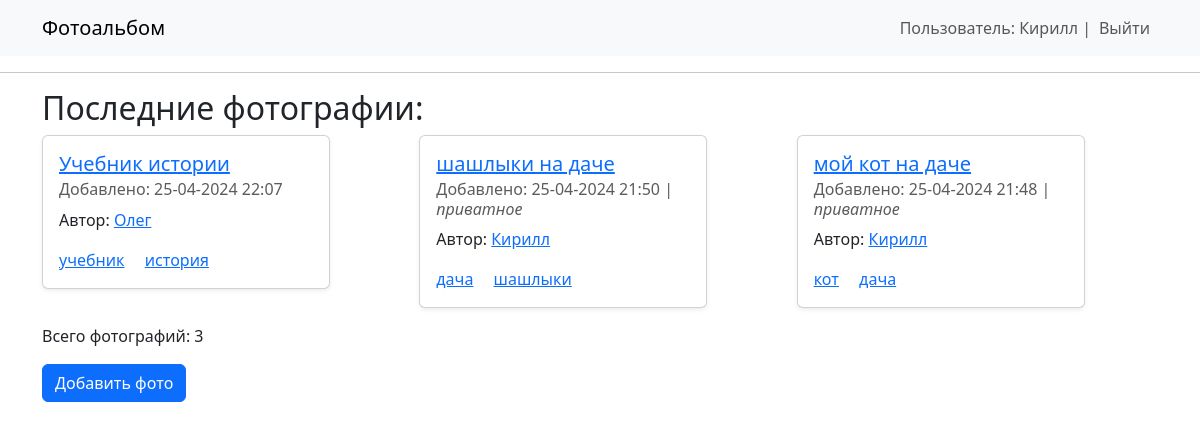
The page / (signed in) on the database its author committed.
### models.py (models this page shows, shortened)
class User(UserMixin, SqlAlchemyBase):
    __tablename__ = 'users'
    id = sqlalchemy.Column(sqlalchemy.Integer, primary_key=True, autoincrement=True)
    username = sqlalchemy.Column(sqlalchemy.String, nullable=True)
    login = sqlalchemy.Column(sqlalchemy.String, index=True, unique=True)
    password = sqlalchemy.Column(sqlalchemy.String, nullable=True)
    created_dt = sqlalchemy.Column(sqlalchemy.DateTime, default=datetime.datetime.now)
    photos = orm.relationship("Photo", back_populates='user')

class Photo(SqlAlchemyBase):
    __tablename__ = 'photos'
    id = sqlalchemy.Column(sqlalchemy.Integer, primary_key=True, autoincrement=True)
    content = sqlalchemy.Column(sqlalchemy.BLOB)
    title = sqlalchemy.Column(sqlalchemy.String, nullable=True)
    created_dt = sqlalchemy.Column(sqlalchemy.DateTime, default=datetime.datetime.now)
    is_private = sqlalchemy.Column(sqlalchemy.Boolean, default=True)
    user_id = sqlalchemy.Column(sqlalchemy.Integer, sqlalchemy.ForeignKey("users.id"))
    user = orm.relationship('User')
    tags = orm.relationship('Tag', secondary="photos_tags", backref="photos")

class Tag(SqlAlchemyBase):
    __tablename__ = 'tags'
    id = sqlalchemy.Column(sqlalchemy.Integer, primary_key=True, autoincrement=True)
    name = sqlalchemy.Column(sqlalchemy.String, index=True)

### app.py (the view)
@app.route('/')
def index():
    s = db_session.create_session()
    q = s.query(models.Photo)
    if not current_user.is_authenticated:
        q = q.filter(models.Photo.is_private.is_(False))
    photos = q.order_by(
        models.Photo.created_dt.desc()).limit(10).all()
    return render_template('index.html', photos=photos)

### app.py (called while the page is built)
@lm.user_loader
def load_user(id):
    s = db_session.create_session()
    return s.get(models.User, int(id))

### db_session.py (called while the page is built)
def create_session() -> Session:
    global __factory
    return __factory()

### templates/index.html
{% extends "base.html" %}
{% block content %}
<h2>Последние фотографии:</h2>
<div class="row row-cols-1 row-cols-sm-2 row-cols-md-3 g-3">
    {% for p in photos %}
    <div class="col">
        <div class="card mb-3 shadow-sm" style="max-width: 18rem;">
            <div class="card-body">
                <h5 class="card-title">
                    <a href="{{ url_for('photo', id=p.id) }}">{{ p.title }}</a>
                </h5>
                <h6 class="card-subtitle mb-2 text-body-secondary">
                    Добавлено: {{ p.created_dt.strftime('%d-%m-%Y %H:%M') }}
                    {% if p.is_private %} | <i> приватное </i>
                    {% endif %}
                </h6>
                <p class="card-text">
                    Автор: <a href="{{ url_for('photo_from_user', login=p.user.login) }}">{{ p.user.username }}</a>
                </p>
                {% for tag in p.tags %}
                <a href="{{ url_for('tags', tag=tag.name) }}" class="card-link">{{ tag.name }}</a>
                {% endfor %}
            </div>
        </div>
    </div>
    {% endfor %}
</div>
<p>Всего фотографий: {{ photos | length }}</p>
<div>
    <p>
        <a class="btn btn-primary" href="{{ url_for('photo_add') }}">Добавить фото</a>
    </p>
</div>
{% endblock %}

### templates/base.html (shortened to what this page needs)
<!doctype html>
<html>
<head>
    <link
            href="https://cdn.jsdelivr.net/npm/bootstrap@5.3.2/dist/css/bootstrap.min.css"
            rel="stylesheet"
>
</head>
<body>
<nav class="navbar navbar-expand-lg bg-body-tertiary">
    <div class="container">
        <a class="navbar-brand" href="/">Фотоальбом</a>
        <div class="collapse navbar-collapse" id="navbarNav">
            <ul class="navbar-nav ms-auto">
                {% if current_user.is_anonymous %}
                <li class="nav-item">
                    <a class="nav-link" href="{{ url_for('login') }}">Войти</a>
                </li>
                <li class="nav-item">
                    <a class="nav-link" href="{{ url_for('register') }}">Регистрация</a>
                </li>
                {% else %}
                <span class="navbar-text">
                    Пользователь: {{ current_user.username }} |
                    </span>
                <li class="nav-item">
                    <a class="nav-link" href="{{ url_for('logout') }}">Выйти</a>
                </li>
                {% endif %}
            </ul>
        </div>
    </div>
</nav>
<hr>
<div class="container">
    {% block content %}{% endblock %}
</div>
</body>
</html>

### rows shown on the page
User: username "Кирилл"
Photo: title "Учебник истории", created_dt "25-04-2024 22:07", user.username "Олег"
Tag: name "учебник"
Tag: name "история"
Photo: title "шашлыки на даче", created_dt "25-04-2024 21:50", is_private "приватное", user.username "Кирилл"
Tag: name "дача"
Tag: name "шашлыки"
Photo: title "мой кот на даче", created_dt "25-04-2024 21:48", is_private "приватное", user.username "Кирилл"
Tag: name "кот"

### other values the page prints
{{ photos | length }} "3"
